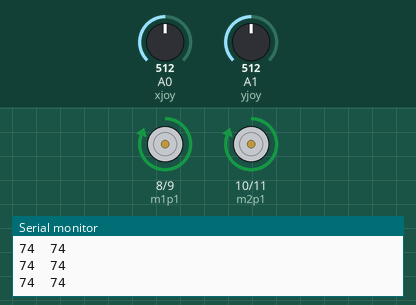
This sketch was run on a simulated Arduino Uno, built with avr-gcc and run on an emulated ATmega328P. Shown: motor-driver pin pairs drawn as motors (green arrow = first pin HIGH = forward, orange = second pin HIGH = backward, longer = more drive), the last lines printed to the serial monitor. Inputs (shaded band) come from the test bench; at power-on: A0 (xjoy) = 512, A1 (yjoy) = 512.

Above: at 1.2 s.
1.3 s: A0 (xjoy) set to 474
At 2.1 s:
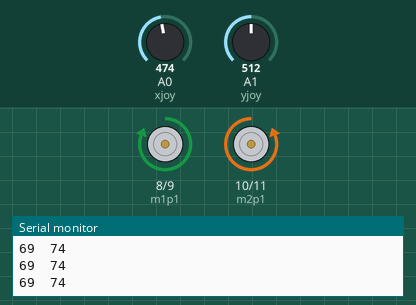
2.8 s: A1 (yjoy) set to 498
5.8 s: A1 (yjoy) set to 469
At 6.7 s:
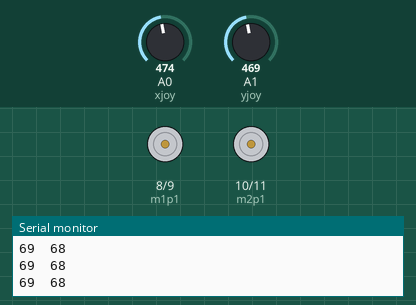
7.3 s: A0 (xjoy) set to 289
8.8 s: A0 (xjoy) set to 255
At 10.0 s:
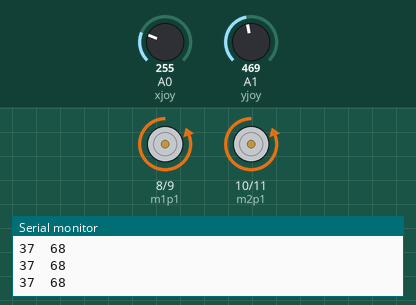
10.3 s: A0 (xjoy) set to 306
At 11.4 s:
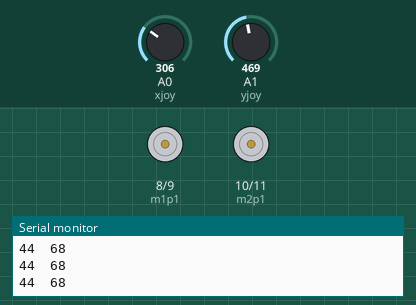
Timing chart, 0 to 12.8 s (numbered marks = the images above; inputs shaded):
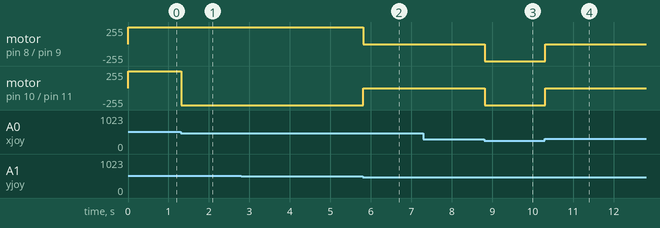

Measured:
- the behaviour switches between 486 and 485 on A0 (xjoy) (found by bisection; images 0 and 1)
- the behaviour switches between 486 and 485 on A1 (yjoy) (found by bisection; images 1 and 2)
- the behaviour switches between 274 and 273 on A0 (xjoy) (found by bisection; images 2 and 3)
- after the input at 1.3 s, motor on pin 10 (m2p1) / pin 11 (m2p2): forward 255/255 → backward 255/255 at once
- after the input at 5.8 s, motor on pin 8 (m1p1) / pin 9 (m1p2): forward 255/255 → stopped at once; motor on pin 10 (m2p1) / pin 11 (m2p2): backward 255/255 → stopped at once
- after the input at 8.8 s, motor on pin 8 (m1p1) / pin 9 (m1p2), motor on pin 10 (m2p1) / pin 11 (m2p2): stopped → backward 255/255 at once
- after the input at 10.3 s, motor on pin 8 (m1p1) / pin 9 (m1p2), motor on pin 10 (m2p1) / pin 11 (m2p2): backward 255/255 → stopped at once

The sketch:

joycar.ino
```cpp
int xjoy = A0;
int yjoy = A1;
int xval;
int yval;
int m1p1 = 8;
int m1p2 = 9;
int m2p1 = 10;
int m2p2 = 11;

void setup() {
  // put your setup code here, to run once:
  Serial.begin(9600);
  pinMode(xjoy, INPUT);
  pinMode(yjoy, INPUT);
  pinMode(m1p1, OUTPUT);
  pinMode(m1p2, OUTPUT);
  pinMode(m2p1, OUTPUT);
  pinMode(m2p2, OUTPUT);
}

void loop() {
  // put your main code here, to run repeatedly:
  xval = analogRead(xjoy);
  xval = map(xval, 0,684,0,100);
  yval = analogRead(yjoy);
  yval = map(yval, 0,684,0,100);
  Serial.print(xval);
  Serial.print("  ");
  Serial.println(yval);
  if(xval>70 && 30<yval<70){
    digitalWrite(m1p1,HIGH);
    digitalWrite(m1p2,LOW);
    digitalWrite(m2p1,HIGH);
    digitalWrite(m2p2,LOW);
  }
  else if(xval<40 && 30<yval<70){
    digitalWrite(m1p1,LOW);
    digitalWrite(m1p2,HIGH);
    digitalWrite(m2p1,LOW);
    digitalWrite(m2p2,HIGH);
  }
  else if(yval>70 && 30<xval<70){
    digitalWrite(m1p1,HIGH);
    digitalWrite(m1p2,LOW);
    digitalWrite(m2p1,LOW);
    digitalWrite(m2p2,HIGH);

  }
  else if(yval<40 && 30<xval<70){
    digitalWrite(m1p1,LOW);
    digitalWrite(m1p2,HIGH);
    digitalWrite(m2p1,HIGH);
    digitalWrite(m2p2,LOW);
  }
  else{
    digitalWrite(m1p1,LOW);
    digitalWrite(m1p2,LOW);
    digitalWrite(m2p1,LOW);
    digitalWrite(m2p2,LOW);
  }}
/*  val = analogRead(yjoy);
  val = map(val, 0,684,0,100);
  delay(100);
}*/
```
